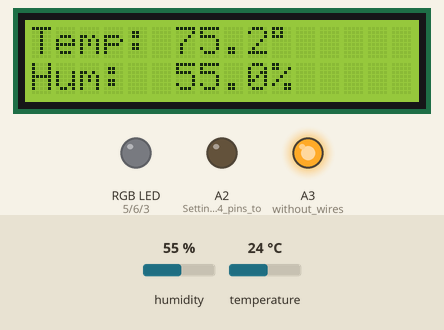
This sketch was run on a simulated Arduino Uno, built with avr-gcc and run on an emulated ATmega328P. Shown: 16×2 character LCD, an RGB LED mixed from three pins (HIGH = lit), output pins drawn as LEDs (lit = HIGH). The test bench sets the inputs (shaded band); at power-on: humidity 55 %, temperature 24 °C. The local clock reads 2024-03-15 10:24:30 at power-on unless the sketch sets it; pins used as bus, display or sensor lines are not drawn; what the sketch prints to the serial monitor is not drawn.

Above: at 6.2 s.
6.3 s: humidity set to 22 %
At 16.0 s:
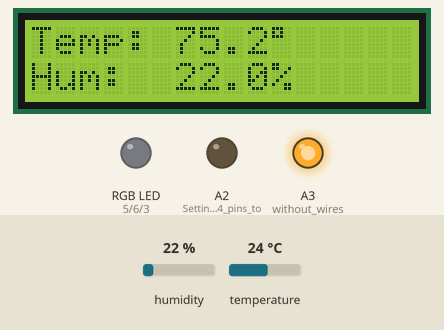
16.9 s: temperature set to 12 °C
At 26.5 s:
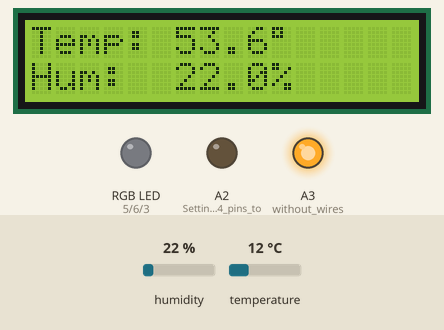
27.2 s: humidity set to 40 %
At 37.1 s:
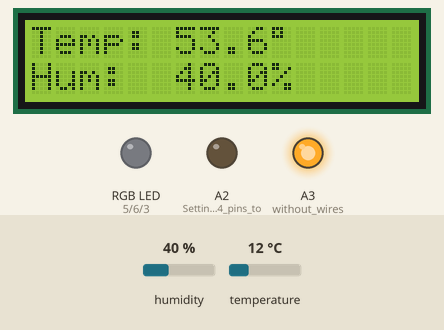
37.6 s: temperature set to 19 °C
At 47.6 s:
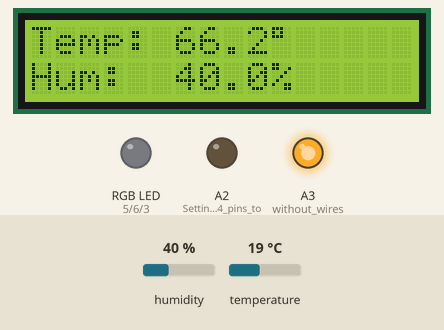
Timing chart, 0 to 48.9 s (numbered marks = the images above; inputs shaded):
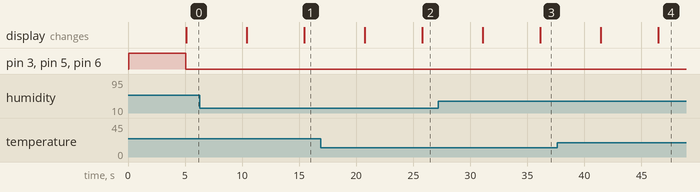

Measured:
- after the input at 6.3 s, the display: first differs from a run without the input after 9.2 s (image 1)
- after the input at 16.9 s, the display: first differs from a run without the input after 8.9 s (image 2)
- after the input at 27.2 s, the display: first differs from a run without the input after 8.9 s (image 3)
- after the input at 37.6 s, the display: first differs from a run without the input after 8.9 s (image 4)

The sketch:

timelordSimple_LCDBackpack.ino
```cpp
/* Temperature Controlled Decklighting
    Using 5050 RGB LEDs
    refactor from earlier code using Timelord library for sunrise/sunset
    and borrowing heavily from http://paulorenato.com/index.php/125
    Astronomical Garden Lights.

    Geoffrey Todd Lamke, MD

    Last modified  2017/04/18  :-)
*/

#include <DHT.h>         //include DHT library duplicate library error
#include <Wire.h>
#include <DS1307RTC.h>
#include <TimeLord.h>
#include <Time.h>
#include <LCD.h>
#include <LiquidCrystal_I2C.h>

/*DEBUGGING SETTINGS    *******************************************************************/
#define DEBUG 1  // Set to 1 to enable debug messages through serial port monitor
#define TIMEDRIFT 0 //Set to 1 enable systemtime and RTC sync in the loop

LiquidCrystal_I2C  lcd(0x3F, 2, 1, 0, 4, 5, 6, 7); // 0x3F is the I2C bus address For the Chinese Sensor
//2 x 16 display

// DHT11 Temperature and Humidity Sensors
#define DHTPIN 12        //define as DHTPIN the Pin 12 (13 activates LED)
#define DHTTYPE DHT11    //define the sensor used(DHT11)
#define REDPIN 5
#define GREENPIN 6
#define BLUEPIN 3
#define DELAY 5000     //Sets the global delay variable.

/* INSTANTIATE DHT OBJECT */
DHT dht(DHTPIN, DHTTYPE);

/*GLOBAL VARIABLES*/
// NONBLOCKING TIMER
unsigned long previousMillis = 0;        // will store last time LED was updated
const long interval = 5000;

byte sunTime[6]  = {}; //Byte Array for storing date to feed into Timelord
int dayMinNow, dayMinLast = -1, hourNow, hourLast = -1, minOfDay; //time parts to trigger various actions.
// -1 init so hour/min last inequality is triggered the first time around
int mSunrise, mSunset; //sunrise and sunset expressed as minute of day (0-1439)

//  TIMELORD VAR
TimeLord tardis;  //INSTANTIATE TIMELORD OBJECT
// Greensboro, NC  Latitude: 36.145833 | Longitude: -79.801728
float const LONGITUDE = -79.80;
float const LATITUDE = 36.14;
int const TIMEZONE = -4;

void setup() {
  pinMode(A2, OUTPUT);      //Setting the A2-A4 pins to output
  digitalWrite(A2, LOW);    //digital mode to power the RTC
  pinMode(A3, OUTPUT);      //without wires!
  digitalWrite(A3, HIGH);
  pinMode(12, OUTPUT);
  digitalWrite(12, HIGH);

  // activate LCD module
  lcd.begin (16, 2); // for 16 x 2 LCD module
  lcd.setBacklightPin(3, POSITIVE);
  lcd.setBacklight(HIGH);

# if DEBUG == 1
  /* FIRE UP SERIAL */
  Serial.begin(9600);
  while (!Serial) { // wait for serial
    delay(200);
  }
#endif

  /* FIRE UP DHT SENSOR */
  dht.begin();

  /* TimeLord Object Initialization */
  tardis.TimeZone(TIMEZONE * 60);
  tardis.Position(LATITUDE, LONGITUDE);

  //RTC Synchronization Setup
  setSyncProvider(RTC.get);   // the function to get the time from the RTC
  if (timeStatus() != timeSet) {
    Serial.println("Unable to sync with the RTC");
  }
  else {
    Serial.println("RTC has set the system time");
  }
  blinkWhite();
}

void loop() {
  unsigned long currentMillis = millis();  //Nonblocking timer loop


  //Set the system time from the RTC if there is suspicion of drift
  //Empiric testing indicates that the time library is routinely syncing RTC to SYSTEM
# if TIMEDRIFT == 1
  Serial.print("SYS TIME = ");
  print2digits(hour());
  Serial.print(':');
  print2digits(minute());
  Serial.print(':');
  print2digits(second());
  Serial.println();
# endif

  tmElements_t tm; //Instantiate time object

  /* CHECK TIME AND SENSORS
       ___  _  _ _____
      |   \| || |_   _|
      | |) | __ | | |
      |___/|_||_| |_|
  */
  float h = dht.readHumidity();    // reading Humidity
  float t = (32 + (9 * (dht.readTemperature())) / 5); // read Temperature as Farenheight

  /*  Start the LCD printing temperatures
       _    ___ ___    _____     __  _  _
      | |  / __|   \  |_   _|   / / | || |
      | |_| (__| |) |   | |    / /  | __ |
      |____\___|___/    |_|   /_/   |_||_|
  */

  if (currentMillis - previousMillis >= interval) {
    // save the last time you blinked the LED
    previousMillis = currentMillis;
    Serial.println(currentMillis);
  }


  lcd.clear();
  lcd.home (); // set cursor to 0,0
  lcd.print("Temp: ");
  lcd.setCursor (6, 0);
  lcd.print(t, 1);            // One decimal place
  lcd.print((char)223);       //Prints the degree symbol

  lcd.setCursor (0, 1);       // go to start of 2nd line
  lcd.print("Hum: ");
  lcd.setCursor (6, 1);
  lcd.print(h, 1);            // One decimal place
  lcd.print((char)37);        // Prints the percent symbol


  // check if any reads failed and exit early (to try again).
  if (isnan(h) || isnan(t)) {
    Serial.println("Failed to read from DHT sensor!");
    Serial.println("Using Bogus Values");
    h = 100;
    t = 100;
  }
  if (timeStatus() == timeNeedsSync) {
    Serial.println("Hey, Time is out of Sync");
  };

  if (RTC.read(tm)) {
# if DEBUG == 1
    Serial.print("RTC TIME = ");
    print2digits(tm.Hour);
    Serial.print(':');
    print2digits(tm.Minute);
    Serial.print(':');
    print2digits(tm.Second);
    Serial.print(" Date = ");
    Serial.print(tmYearToCalendar(tm.Year));
    Serial.print('/');
    print2digits(tm.Month);
    Serial.print('/');
    print2digits(tm.Day);
    Serial.println();
#endif
    // Lets figure out where we are in the day in terms of minutes
    dayMinNow = (minute() + (hour() * 60));
#if DEBUG ==1
    Serial.print("Minutes into the current Day: ");
    Serial.println(dayMinNow);
#endif

    /*Timelord functions
        _____ _           _            _
       |_   _(_)_ __  ___| |___ _ _ __| |
         | | | | '  \/ -_) / _ \ '_/ _` |
         |_| |_|_|_|_\___|_\___/_| \__,_|

    */
    // Set sunTime Array to today's DateUses the Time library to give Timelord the current date
    sunTime[3] = day();
    sunTime[4] = month();
    sunTime[5] = year();

    /* Sunrise: */
    tardis.SunRise(sunTime); // Computes Sun Rise.
    mSunrise = sunTime[2] * 60 + sunTime[1];  //Minutes after midnight that sunrise occurs
    String sunriseTime = (String)(sunTime[tl_hour]) + ":" + ((String) sunTime[tl_minute]);   //WOrking on how to make this double digits
    byte timeRise[] = {sunTime[tl_hour], sunTime[tl_minute]};

    //    Serial.println(timeSunrise[0]);
    //    Serial.println(timeSunrise[1]);

    /* Sunset: */
    tardis.SunSet(sunTime); // Computes Sun Set.
    mSunset = sunTime[2] * 60 + sunTime[1];
    String sunsetTime = ((String)sunTime[tl_hour]) + ":" + ((String) sunTime[tl_minute]);  //working on how to make double digits and get rid of it
    byte timeSet[] = {sunTime[tl_hour], sunTime[tl_minute]};

    //Current time array
    byte nowTime[] = {hour(), minute()};

#if DEBUG ==1
    Serial.print("Sunrise: ");
    Serial.println(sunriseTime);
    Serial.print("Sunset: ");
    Serial.println(sunsetTime);
    Serial.print("SunriseMin: ");
    Serial.println(mSunrise);           // Print minutes after midnight that sunrise occurs
    Serial.print("SunsetMin: ");
    Serial.println(mSunset);            // Print minutes after midnight that sunrise occurs
    Serial.print("Min of daylight today: ");
    int mDaylight = (mSunset - mSunrise);
    Serial.println(mDaylight);          // Print minutes of daylight today
    Serial.print("Min until Sunrise: ");
    int mLeftTilDawn = (mSunrise - dayMinNow);
    Serial.println(mLeftTilDawn);              // Print Minutes Until
    Serial.print("Min until Sunset: ");
    int mLeftInDay = (mSunset - dayMinNow);
    Serial.println(mLeftInDay);              // Print Minutes Until Sunset
    int pctDayLeft = ((float(mLeftInDay) / float(mDaylight)) * 100);
    if (pctDayLeft > 100) {
      pctDayLeft = 100;
    };
    Serial.print("% of daylight left: ");
    Serial.println (pctDayLeft);
    Serial.print("Temp / Hum: ");    //print current environmental conditions
    Serial.print(t, 2);    //print the temperature
    Serial.print(" / ");
    Serial.println(h, 2);  //print the humidity
    Serial.println("**************************************");
#endif

    /*  Start the LCD printing temperatures
       _    ___ ___    _____ ___ __  __ ___
      | |  / __|   \  |_   _|_ _|  \/  | __|
      | |_| (__| |) |   | |  | || |\/| | _|
      |____\___|___/    |_| |___|_|  |_|___|
    */

    delay(DELAY);
    lcd.clear();
    lcd.home ();                // set cursor to 0,0
    lcd.print("Rise:");
    printTimeLCD(timeRise);
    lcd.setCursor (0, 1);       // go to start of 2nd line
    lcd.print("Set: ");
    printTimeLCD(timeSet);
    lcd.setCursor (11, 0);
    lcd.print("Time: ");
    lcd.setCursor (11, 1);
    printTimeLCD(nowTime);

    //    printLCD2Digits(minute());


    /* SET THE COLOR SCHEME DEPENDING ON TEMPERATURE
        Currently set for summer and checking every 3 seconds which is excessive.
        this will lead to color bouncing at border temperatures and probably need debouncing.
        I can probably change this to switch or "functionalize" the color change
        and further I can have it automatically change colors based on summer or winter
        to save hassle and reuploading of code.
        Can base summer and winter on min of daylight to get solstice.
    */

    if
    (((dayMinNow >= (mSunset - 10)) && (dayMinNow <= (mSunset + 90)))
        ||
        ((dayMinNow >= (mSunrise - 10)) && (dayMinNow <= (mSunrise + 60)))) {
      if (t > 85) {
        analogWrite(REDPIN, 255);
        analogWrite(BLUEPIN, 0);
        analogWrite(GREENPIN, 0);
      }
      else if (t <= 85 && t >= 80) {
        analogWrite(GREENPIN, 255);
        analogWrite(BLUEPIN, 0);
        analogWrite(REDPIN, 255);
      }
      else if (t <= 80 && t >= 70) {
        analogWrite(GREENPIN, 150);
        analogWrite(BLUEPIN, 150);
        analogWrite(REDPIN, 0);
      }
      else if (t <= 70 && t >= 60) {
        analogWrite(GREENPIN, 255);
        analogWrite(BLUEPIN, 0);
        analogWrite(REDPIN, 0);
      }
      else if (t <= 60 && t >= 50) {
        analogWrite(GREENPIN, 0);
        analogWrite(BLUEPIN, 150);
        analogWrite(REDPIN, 150);
      }
      else {
        analogWrite(BLUEPIN, 255);
        analogWrite(REDPIN, 255);
        analogWrite(GREENPIN, 255);
      }
    }
    else {
      analogWrite(REDPIN, 0);
      analogWrite(BLUEPIN, 0);
      analogWrite(GREENPIN, 0);
    }
    delay(DELAY);
  }
}
int print2digits(int number) {        //Serial Print 2 digits
  if (number >= 0 && number < 10) {
    Serial.print('0');
  }
  Serial.print(number);
}

void printLCD2Digits(int digits) {
  // utility function for digital clock display: prints leading 0
  if (digits < 10)
    lcd.print('0');
  lcd.print(digits);
}


void blinkWhite() {
  //BLINK WHITE LIGHTS STARTUP TO CONFIRM ACTIVITY
  analogWrite(REDPIN, 255);
  analogWrite(BLUEPIN, 255);
  analogWrite(GREENPIN, 255);
  delay(5000);
  analogWrite(REDPIN, 0);
  analogWrite(BLUEPIN, 0);
  analogWrite(GREENPIN, 0);
}
void printTimeLCD(byte timearray[]) {
  if (timearray[0] < 10) {
    lcd.print("0");
  }
  lcd.print(timearray[0]);
  lcd.print(":");
  if (timearray[1] < 10) {
    lcd.print("0");
  }
  lcd.print(timearray[1]);
}
```
